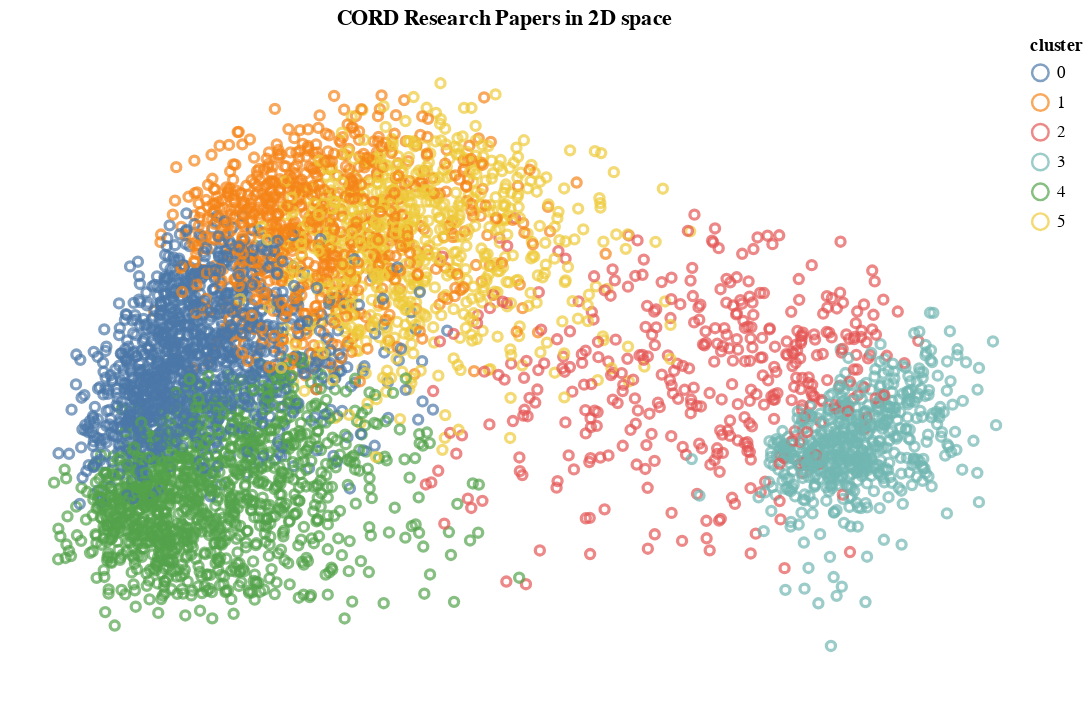

The cell this chart's notebook holds for it:
### Markdown cell above
### Chart showing clusters of research papers
The chart below shows the research papers in 2D space. The chart below is done in **Altair** - the best Python charting library.

### Code cell
import altair as alt


vector_df = pd.DataFrame({'x':vectors.x,
                          'y': vectors.y,
                          '1d': vectors['1d'],
                          'cluster': vectors.cluster,
                          'covid_related': vectors.covid_related,
                          'published': vectors.published})  # Ensure 5000 limit

alt.Chart(vector_df.sample(5000)).mark_point().encode(
       x=alt.X('x', axis=None),
       y=alt.Y('y', axis=None),
       color= 'cluster:N'
    ).properties(
        title='CORD Research Papers in 2D space',
        width=600,
        height=400
    ).configure_axis(
        grid=False
    ).configure_view(
        strokeWidth=0
    )

### Figure 1 — Vega-Lite specification as saved in the notebook (floating-point values rounded to 4 significant figures; data arrays with more than 128 entries replaced by an {"elided": "..."} marker saying what was removed)
{"config": {"view": {"continuousWidth": 400, "continuousHeight": 300, "strokeWidth": 0}, "axis": {"grid": false}}, "data": {"name": "data-196caf955475837e5894fd69be8bec57"}, "mark": "point", "encoding": {"color": {"type": "nominal", "field": "cluster"}, "x": {"type": "quantitative", "axis": null, "field": "x"}, "y": {"type": "quantitative", "axis": null, "field": "y"}}, "height": 400, "title": "CORD Research Papers in 2D space", "width": 600, "$schema": "https://vega.github.io/schema/vega-lite/v4.0.2.json", "datasets": {"data-196caf955475837e5894fd69be8bec57": {"elided": "5000 records"}}}
